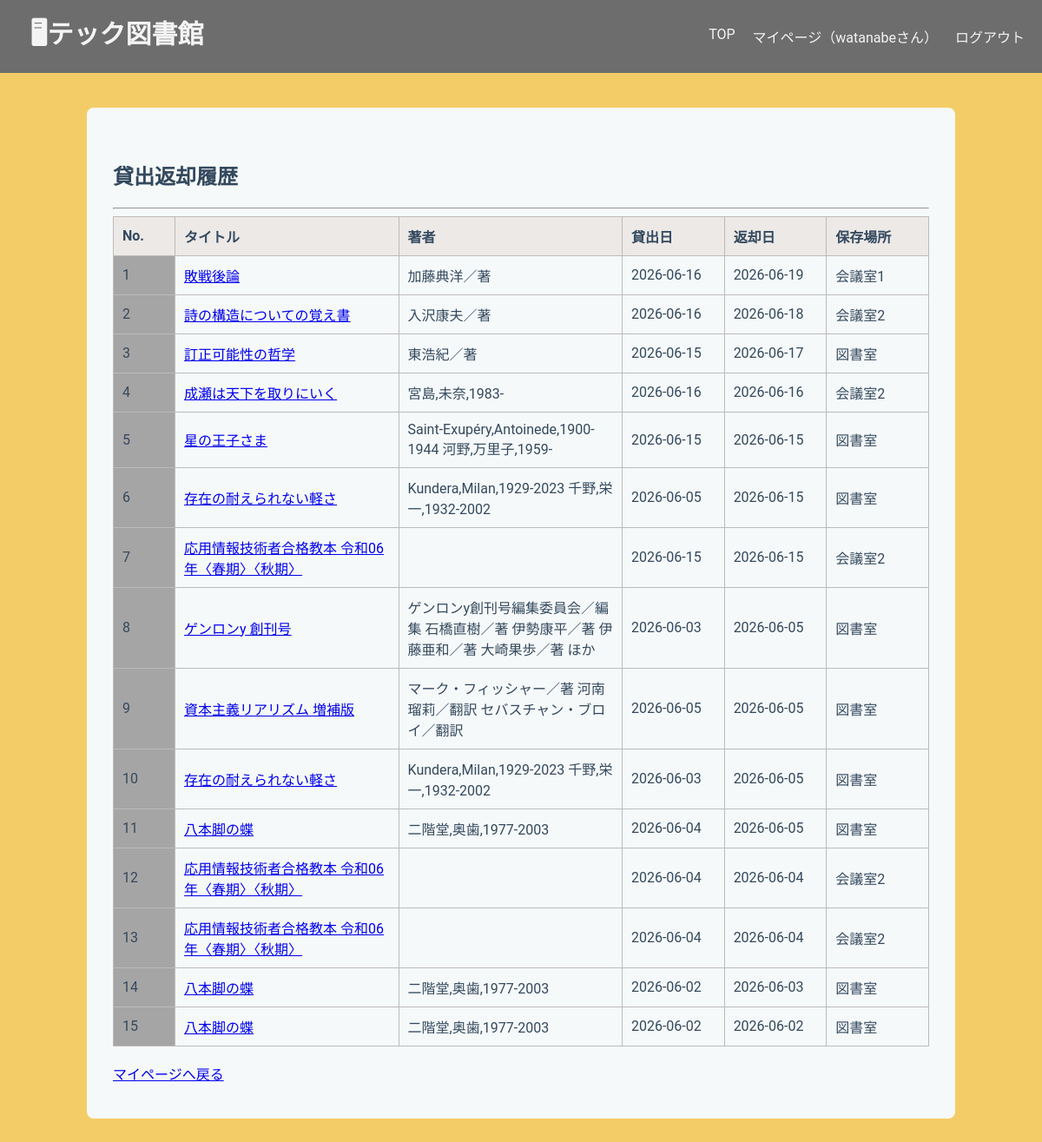
The app's page /library/history/ (signed in) with its own data.
### libraryapp/models.py (models this page shows, shortened)
class Borrow(models.Model):
    user = models.ForeignKey(User, on_delete=models.CASCADE)
    stock = models.ForeignKey(
        Stock,
        on_delete=models.PROTECT,
        related_name="borrows"
    )
    borrowed_at = models.DateTimeField(default=timezone.now)
    due_date = models.DateField()
    returned_at = models.DateTimeField(null=True, blank=True)

class Stock(models.Model):
    book = models.ForeignKey(
        Book,
        on_delete=models.CASCADE,
        related_name="stocks"
    )
    location = models.ForeignKey(
        Location,
        on_delete=models.PROTECT,
        related_name="stocks"
    )
    is_available = models.BooleanField(default=True)

class Book(models.Model):
    isbn = models.CharField(
        max_length=17,
        help_text='ISBN-10 または ISBN-13（ハイフン可）',
        verbose_name='ISBN',
        unique=True,
    )
    title = models.CharField(max_length=200, blank=True)
    author = models.CharField(max_length=200, null=True, blank=True)
    publisher = models.CharField(max_length=200, null=True, blank=True)
    publication_date = models.DateField(null=True, blank=True)
    description = models.TextField(null=True, blank=True)
    cover_url = models.URLField(null=True, blank=True)
    edition_number = models.IntegerField(default=1)

class Location(models.Model):
    name = models.CharField(max_length=100)
    def __str__(self):
        return self.name

### libraryapp/views.py (the view)
# urls.py: path("history/", views.BorrowHistoryView.as_view(), name="borrow_history"),
class BorrowHistoryView(LoginRequiredMixin, ListView):
    model = Borrow
    template_name = "libraryapp/borrow_history.html"
    context_object_name = "histories"
    def get_queryset(self):
        return (
            Borrow.objects.filter(
                user=self.request.user,
                returned_at__isnull=False
            )
            .select_related("stock__book")
            .order_by("-returned_at")
        )

### templates/libraryapp/borrow_history.html (shortened to what this page needs)
{% extends "libraryapp/base.html" %}
{% block content %}
<h2>貸出返却履歴</h2>
<hr>
<table>
    <tr>
        <th class="number-header">No.</th>
        <th class="title">タイトル</th>
        <th class="author">著者</th>
        <th class="date">貸出日</th>
        <th class="date">返却日</th>
        <th class="location">保存場所</th>
    </tr>
    {% for history in histories %}
    <tr>
        <td class="number">
            {{ forloop.counter }}
        </td>
        <td>
            <a href="{% url 'book_detail' history.stock.book.id %}">
                {{ history.stock.book.title }}
            </a>
        </td>
        <td>
            {{ history.stock.book.author }}
        </td>
        <td>
            {{ history.borrowed_at|date:"Y-m-d" }}
        </td>
        <td>
            {{ history.returned_at|date:"Y-m-d" }}
        </td>
        <td>
            {{ history.stock.location }}
        </td>
    </tr>
    {% empty %}
    <tr>
        <td colspan="6">
            貸出履歴はありません。
        </td>
    </tr>
    {% endfor %}
</table>
<br>
<a href="{% url 'mypage' %}">
    マイページへ戻る
</a>
{% endblock %}

### templates/libraryapp/base.html (shortened to what this page needs)
<!DOCTYPE html>
<html lang="ja">
<head>
    {% load static %}
    <link rel="stylesheet" href="{% static 'libraryapp/base.css' %}">
</head>
<body>
    <header class="header">
        <h1>
            <a href="{% url 'home' %}">
                <strong>🖥テック図書館</strong>
            </a>
        </h1>
        <nav>
            <a href="{% url 'home' %}">TOP</a>
            <a href="{% url 'mypage' %}">マイページ（{{ user.username }}さん）</a>
            <form method="post" action="{% url 'logout' %}" class="logout-form">
                <button type="submit" class="logout-link">ログアウト</button>
            </form>
        </nav>
    </header>
    <main class="container">
        {% block content %}{% endblock %}
    </main>
</body>
</html>

### static/libraryapp/base.css (style rules this page uses)
body { font-family: 'Roboto', 'Segoe UI', Tahoma, Geneva, Verdana, sans-serif; background-color: #f4cc67; color: #34495e; margin: 0; }
.header { display: flex; background-color: #6d6d6d; justify-content: space-between; align-items: center; }
.header h1 { color: #f5f4f5; margin: 15px; width: auto; padding-left: 20px; font-size: 30px; }
.header h1 a { color: #f5f4f5; text-decoration: none; }
.header nav { color: #f5f4f5; display: flex; gap: 20px; width: auto; padding-right: 20px; margin: 0; }
.header nav a { color: #f5f4f5; text-decoration: none; }
.container { background-color: #f6f9fa; padding: 40px 30px; border-radius: 8px; max-width: 1000px; width: 100%; box-sizing: border-box; margin: 40px auto; }
form button { white-space: nowrap; background-color: #717071dc; color: #faf8f8; padding: 10px 20px; border: none; border-radius: 4px; cursor: pointer; font-size: 16px; font-weight: 500; }
table { border-collapse: collapse; width: 100%; }
th { width: 100px; text-align: left; padding: 10px; background-color: #ece9e7; border: 1px solid #bcbbbb; }
td { text-align: left; vertical-align: middle; padding: 10px; border: 1px solid #bcbbbb; }
th:first-child, td:first-child { text-align: left; }
.logout-form { display: inline; }
.logout-form button { background: none; border: none; padding: 0; color: inherit; font: inherit; cursor: pointer; }
.number-header { width: 40px; }
.title { width: 200px; }
.author { width: 200px; }
.date { width: 80px; white-space: nowrap; }
.location { width: 80px; white-space: nowrap; }
.number { background-color: #a6a5a5; }

### records on screen
Borrow: stock.book "敗戦後論", stock.book.author "加藤典洋／著", borrowed_at "2026-06-16", returned_at "2026-06-19", stock.location "会議室1"
Borrow: stock.book "詩の構造についての覚え書", stock.book.author "入沢康夫／著", borrowed_at "2026-06-16", returned_at "2026-06-18", stock.location "会議室2"
Borrow: stock.book "訂正可能性の哲学", stock.book.author "東浩紀／著", borrowed_at "2026-06-15", returned_at "2026-06-17", stock.location "図書室"
Borrow: stock.book "成瀬は天下を取りにいく", stock.book.author "宮島,未奈,1983-", borrowed_at "2026-06-16", returned_at "2026-06-16", stock.location "会議室2"
Borrow: stock.book "星の王子さま", stock.book.author "Saint-Exupéry,Antoinede,1900-1944 河野,万里子,1959-", borrowed_at "2026-06-15", returned_at "2026-06-15", stock.location "図書室"
Borrow: stock.book "存在の耐えられない軽さ", stock.book.author "Kundera,Milan,1929-2023 千野,栄一,1932-2002", borrowed_at "2026-06-05", returned_at "2026-06-15", stock.location "図書室"
Borrow: stock.book "応用情報技術者合格教本 令和06年〈春期〉〈秋期〉", borrowed_at "2026-06-15", returned_at "2026-06-15", stock.location "会議室2"
Borrow: stock.book "ゲンロンy 創刊号", stock.book.author "ゲンロンy創刊号編集委員会／編集 石橋直樹／著 伊勢康平／著 伊藤亜和／著 大崎果歩／著 ほか", borrowed_at "2026-06-03", returned_at "2026-06-05", stock.location "図書室"
Borrow: stock.book "資本主義リアリズム 増補版", stock.book.author "マーク・フィッシャー／著 河南瑠莉／翻訳 セバスチャン・ブロイ／翻訳", borrowed_at "2026-06-05", returned_at "2026-06-05", stock.location "図書室"
Borrow: stock.book "存在の耐えられない軽さ", stock.book.author "Kundera,Milan,1929-2023 千野,栄一,1932-2002", borrowed_at "2026-06-03", returned_at "2026-06-05", stock.location "図書室"
Borrow: stock.book "八本脚の蝶", stock.book.author "二階堂,奥歯,1977-2003", borrowed_at "2026-06-04", returned_at "2026-06-05", stock.location "図書室"
Borrow: stock.book "応用情報技術者合格教本 令和06年〈春期〉〈秋期〉", borrowed_at "2026-06-04", returned_at "2026-06-04", stock.location "会議室2"
Borrow: stock.book "応用情報技術者合格教本 令和06年〈春期〉〈秋期〉", borrowed_at "2026-06-04", returned_at "2026-06-04", stock.location "会議室2"
Borrow: stock.book "八本脚の蝶", stock.book.author "二階堂,奥歯,1977-2003", borrowed_at "2026-06-02", returned_at "2026-06-03", stock.location "図書室"
Borrow: stock.book "八本脚の蝶", stock.book.author "二階堂,奥歯,1977-2003", borrowed_at "2026-06-02", returned_at "2026-06-02", stock.location "図書室"

### other values on screen
{{ user.username }} "watanabe"
